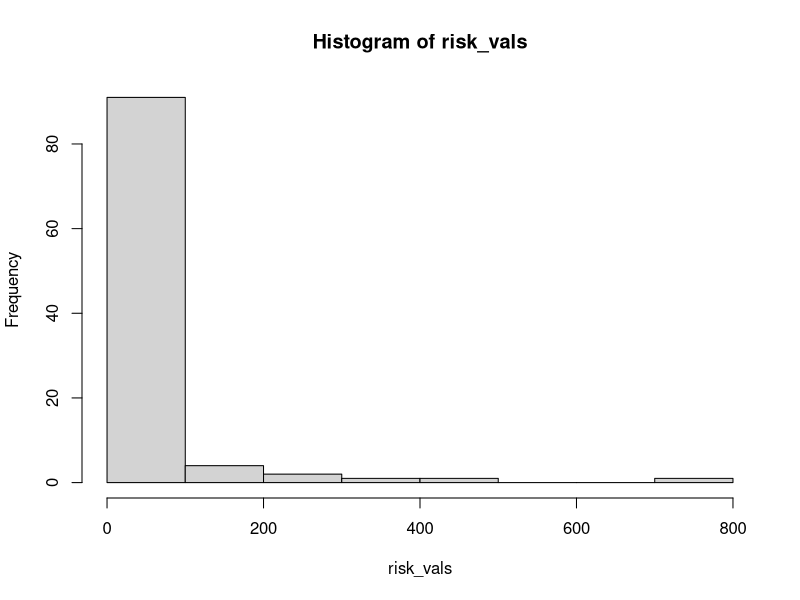
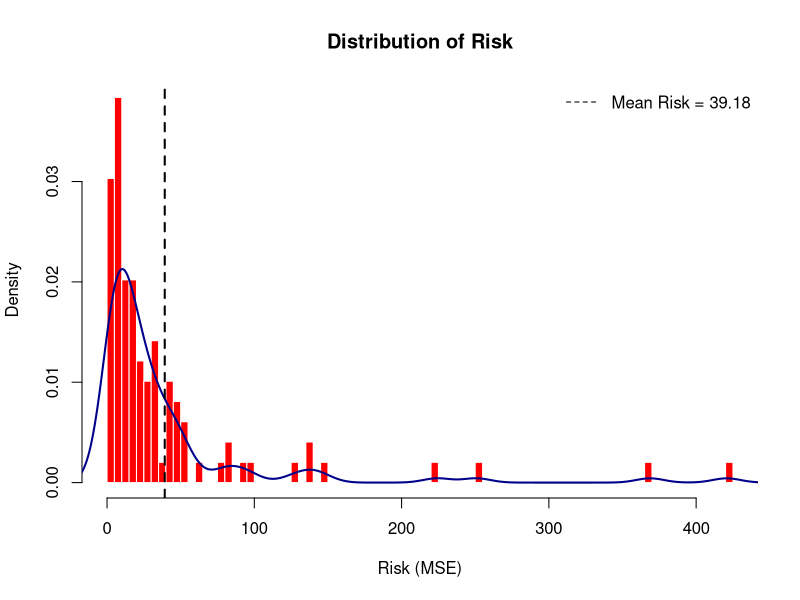
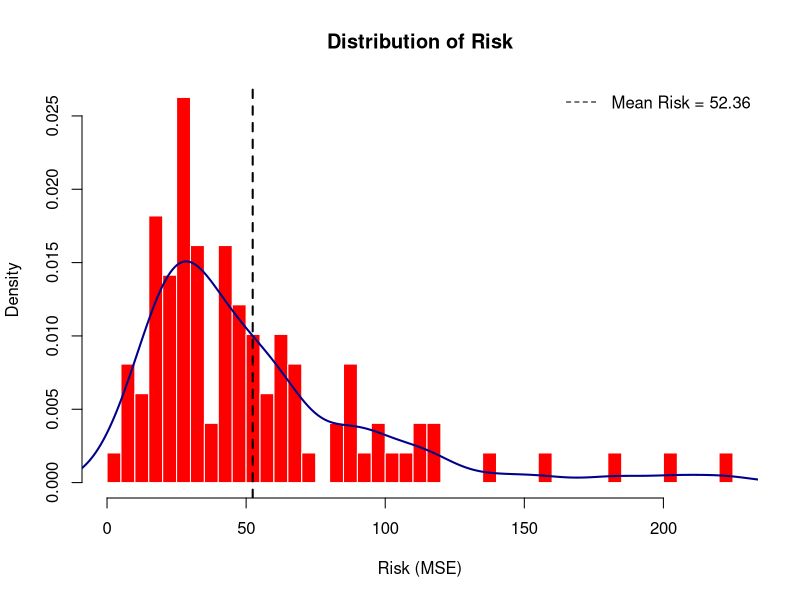
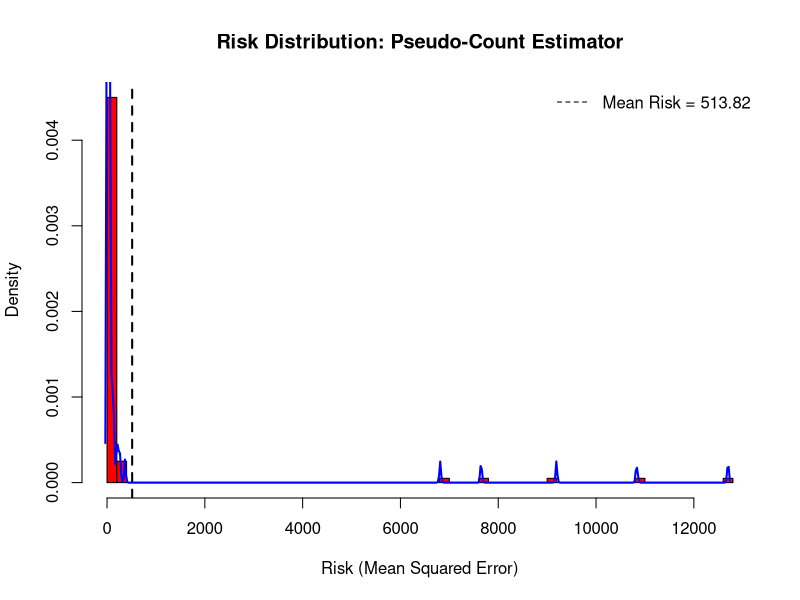
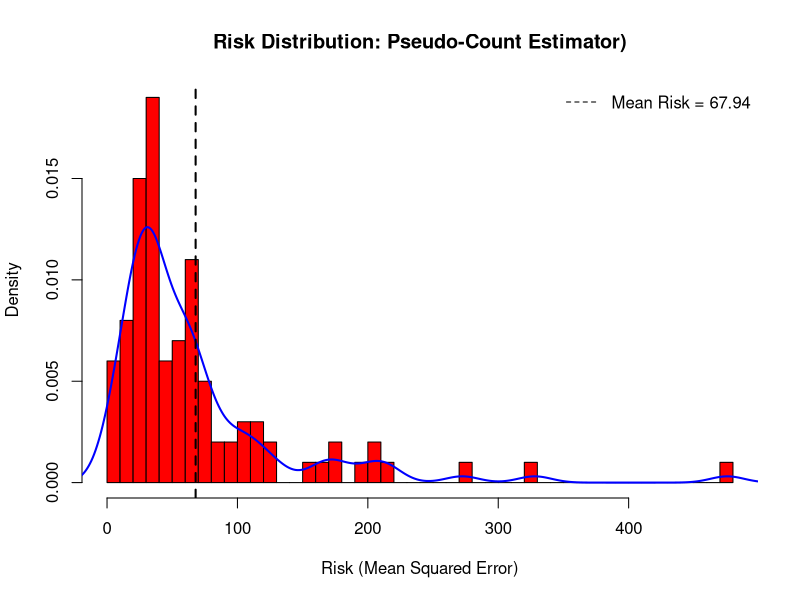
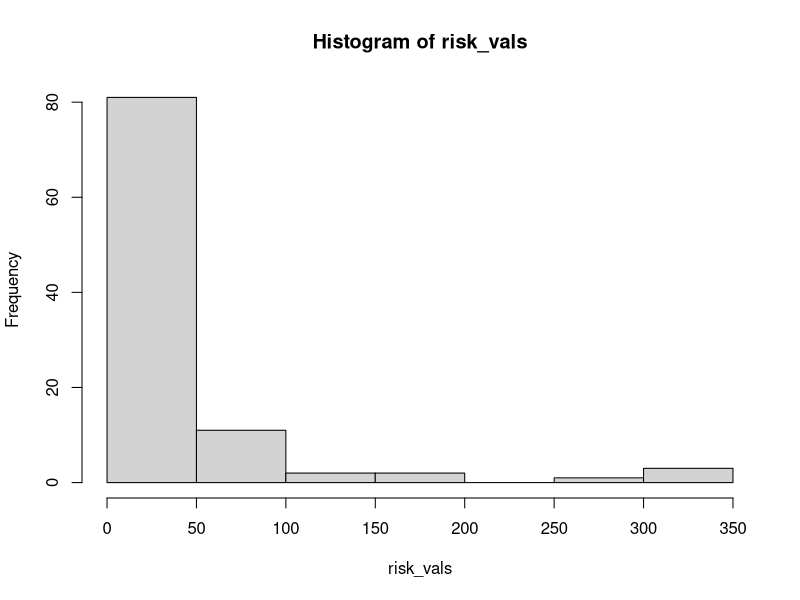
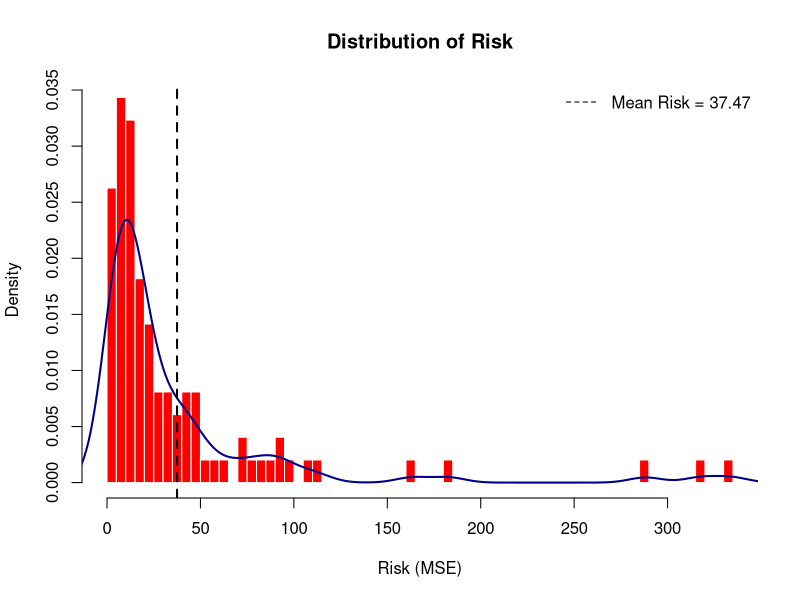
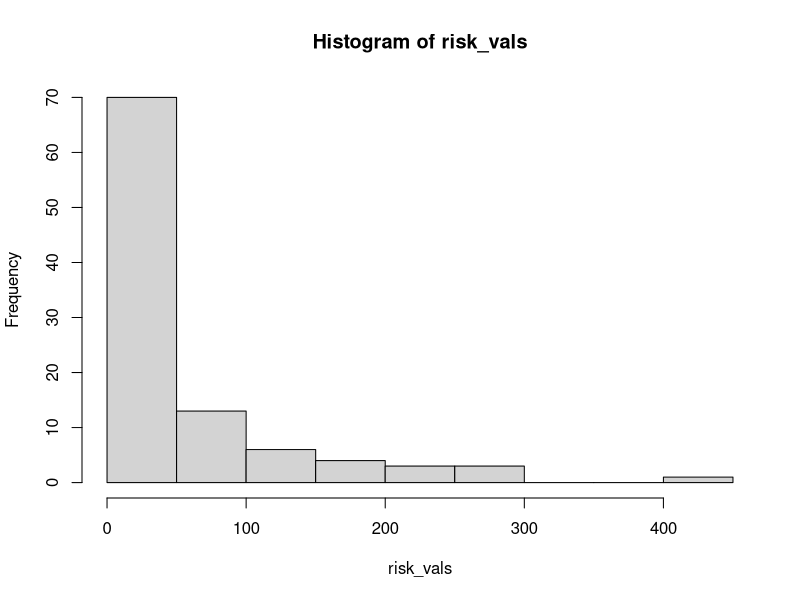

Here is the R script that generated these plots, in order:
## ---- chunk 1

library(MASS)
library(stats4)
library(pracma)  # for trapz()

# Dartboard region classifier
get_dartboard_region_vectorized <- function(x, y) {
  segment_numbers <- c(20, 1, 18, 4, 13, 6, 10, 15, 2, 17,
                       3, 19, 7, 16, 8, 11, 14, 9, 12, 5)
  segment_width <- 360 / 20

  bull_inner <- 6.35
  bull_outer <- 15.9
  triple_inner <- 99
  triple_outer <- 107
  double_inner <- 162
  double_outer <- 170

  r <- sqrt(x^2 + y^2)
  theta <- (90 - atan2(y, x) * 180 / pi) %% 360
  segment_idx <- floor(theta / segment_width) + 1
  segment <- segment_numbers[segment_idx]

  region <- character(length(x))
  region[r <= bull_inner] <- "Bull"
  region[r > bull_inner & r <= bull_outer] <- "Outer Bull"
  region[r > bull_outer & r <= triple_inner] <- paste0("S", segment[r > bull_outer & r <= triple_inner])
  region[r > triple_inner & r <= triple_outer] <- paste0("T", segment[r > triple_inner & r <= triple_outer])
  region[r > triple_outer & r <= double_inner] <- paste0("S", segment[r > triple_outer & r <= double_inner])
  region[r > double_inner & r <= double_outer] <- paste0("D", segment[r > double_inner & r <= double_outer])
  region[r > double_outer] <- "Miss"

  return(region)
}

# Expand region table to include all possible regions
expand_region_table <- function(region_table) {
  all_regions <- c(
    "Bull", "Outer Bull",
    paste0("S", 1:20),
    paste0("T", 1:20),
    paste0("D", 1:20),
    "Miss"
  )
  full_table <- setNames(rep(0, length(all_regions)), all_regions)
  matching_regions <- intersect(names(region_table), names(full_table))
  full_table[matching_regions] <- region_table[matching_regions]
  return(full_table)
}

# Convert region counts into annuli counts
convert_regions_to_annuli <- function(region_counts) {
  annuli_counts <- rep(0, 6)

  for (region in names(region_counts)) {
    count <- region_counts[[region]]

    if (region == "Bull") {
      annuli_counts[1] <- annuli_counts[1] + count
    } else if (region == "Outer Bull") {
      annuli_counts[2] <- annuli_counts[2] + count
    } else if (startsWith(region, "T")) {
      annuli_counts[4] <- annuli_counts[4] + count
    } else if (startsWith(region, "D")) {
      annuli_counts[6] <- annuli_counts[6] + count
    } else if (startsWith(region, "S")) {
      annuli_counts[3] <- annuli_counts[3] + count
    }
  }
  return(annuli_counts)
}

# Inverse-Chi-Squared density
dinvchisq <- function(theta, a, b) {
  if (theta <= 0) return(0)
  (b/2)^(a/2) / gamma(a/2) * theta^(-a/2 - 1) * exp(-b / (2*theta))
}

# Exact annulus probability
dart_annulus_probability <- function(r1, r2, sigma2) {
  pchisq(r2^2 / sigma2, df = 2) - pchisq(r1^2 / sigma2, df = 2)
}

# Log-likelihood for a fixed sigma^2
log_likelihood_bull_given_sigma <- function(sigma2, observed_counts, radii = c(0, 6.35, 15.9, 99, 107, 162, 170)) {
  log_likelihood <- 0

  for (i in seq_along(observed_counts)) {
    n_obs <- observed_counts[i]
    if (n_obs == 0) next

    prob_annulus <- dart_annulus_probability(radii[i], radii[i+1], sigma2)
    prob_annulus <- max(prob_annulus, 1e-12)

    log_likelihood <- log_likelihood + n_obs * log(prob_annulus)
  }

  return(log_likelihood)
}

# Log-likelihood for a given (a,b)
log_likelihood_bull_ab <- function(a, b, observed_counts, radii, n_theta_samples = 5000) {
  if (a <= 0 || b <= 0) return(-Inf)
  theta_samples <- b / rchisq(n_theta_samples, df = a)
  logL_total <- 0

  for (i in seq_along(observed_counts)) {
    n_obs <- observed_counts[i]
    if (n_obs == 0) next

    probs <- dart_annulus_probability(radii[i], radii[i+1], theta_samples)
    avg_prob <- mean(probs)
    avg_prob <- max(avg_prob, 1e-12)

    logL_total <- logL_total + n_obs * log(avg_prob)
  }
  return(logL_total)
}

# Wrapper to perform entire EB estimation
estimate_sigmas <- function(player_count_list) {
  bull_radii <- c(0, 6.35, 15.9, 99, 107, 162, 170)

  # Overall counts
  overall_counts <- Reduce("+", player_count_list)
  overall_annuli <- convert_regions_to_annuli(overall_counts)

  # Step 1: Fit prior (MLE for a,b)
  mle_bull_ab <- function(observed_counts, radii = bull_radii) {
    neg_log_likelihood <- function(a, b) {
      -log_likelihood_bull_ab(a, b, observed_counts, radii)
    }
    mle_result <- mle(neg_log_likelihood, start = list(a = 5, b = 50), method = "L-BFGS-B", lower = c(0.1, 0.1))
    return(mle_result)
  }

  mle_result <- mle_bull_ab(overall_annuli)
  mle_a <- coef(mle_result)["a"]
  mle_b <- coef(mle_result)["b"]

  # Step 2: Continuous optimization of posterior mode per player
  estimate_posterior_sigma2_map <- function(observed_counts_bull, a, b, radii) {
    neg_log_posterior <- function(s2) {
      if (s2 <= 0) return(Inf)
      loglik <- log_likelihood_bull_given_sigma(s2, observed_counts_bull, radii)
      logprior <- log(dinvchisq(s2, a, b) + 1e-12)
      -(loglik + logprior)
    }

    opt_result <- optimize(neg_log_posterior, interval = c(1e-3, 100), tol = 1e-6)
    return(opt_result$minimum)
  }

  sigma2_map_list <- c()

  for (player_counts in player_count_list) {
    observed_counts_bull <- convert_regions_to_annuli(player_counts)
    sigma2_map <- estimate_posterior_sigma2_map(observed_counts_bull, mle_a, mle_b, bull_radii)
    sigma2_map_list <- c(sigma2_map_list, sigma2_map)
  }

  return(sigma2_map_list)
}

# Simulation function to estimate risk
simulate_estimation_risk <- function(n_trials = 100, n_players = 5, throws_per_player = 15, a = 5, b = 50) {
  risk_values <- c()

  for (trial in 1:n_trials) {
    sigma2_true <- b / rchisq(n_players, df = a)
    player_counts <- list()

    for (i in 1:n_players) {
      sigma <- sqrt(sigma2_true[i])
      sigma <- max(sigma, 0.5)
      samples <- mvrnorm(n = throws_per_player, mu = c(0, 0), Sigma = diag(sigma^2, 2))
      regions <- get_dartboard_region_vectorized(samples[,1], samples[,2])
      player_counts[[i]] <- expand_region_table(table(regions))
    }

    sigma2_est <- estimate_sigmas(player_counts)
    cat('Trial ', trial, '| sigma2_est: ', sigma2_est)
    cat("\n")
    cat('Trial ', trial, '| sigma2_true: ', sigma2_true)
    cat("\n")
    risk <- mean((sigma2_est - sigma2_true)^2)
    cat('Trial', trial, '| risk: ',  risk)
    cat("\n")
    risk_values <- c(risk_values, risk)
  }

  return(risk_values)
}



## ---- chunk 2
risk_vals <- simulate_estimation_risk(n_trials = 100)
hist(risk_vals)
mean(risk_vals)

## ---- chunk 3
# Remove extreme outliers
threshold <- quantile(risk_vals, 0.99)  # 99th percentile cutoff
filtered_risk_vals <- risk_vals[risk_vals <= threshold]

# Plot histogram
hist(filtered_risk_vals, 
     breaks = 60,    # Smaller bins
     col = "red",    # Red bars
     border = "white",
     probability = TRUE,
     main = "Distribution of Risk",
     xlab = "Risk (MSE)")

# Add density curve
lines(density(filtered_risk_vals), col = "darkblue", lwd = 2)

# Add mean line
abline(v = mean(filtered_risk_vals), col = "black", lty = 2, lwd = 2)

# Add legend
legend("topright", 
       legend = sprintf("Mean Risk = %.2f", mean(filtered_risk_vals)),
       col = "black", lty = 2, bty = "n")

## ---- chunk 4
library(MASS)
library(stats4)
library(pracma)  # for trapz()

# Dartboard region classifier
get_dartboard_region_vectorized <- function(x, y) {
  segment_numbers <- c(20, 1, 18, 4, 13, 6, 10, 15, 2, 17,
                       3, 19, 7, 16, 8, 11, 14, 9, 12, 5)
  segment_width <- 360 / 20

  bull_inner <- 6.35
  bull_outer <- 15.9
  triple_inner <- 99
  triple_outer <- 107
  double_inner <- 162
  double_outer <- 170

  r <- sqrt(x^2 + y^2)
  theta <- (90 - atan2(y, x) * 180 / pi) %% 360
  segment_idx <- floor(theta / segment_width) + 1
  segment <- segment_numbers[segment_idx]

  region <- character(length(x))
  region[r <= bull_inner] <- "Bull"
  region[r > bull_inner & r <= bull_outer] <- "Outer Bull"
  region[r > bull_outer & r <= triple_inner] <- paste0("S", segment[r > bull_outer & r <= triple_inner])
  region[r > triple_inner & r <= triple_outer] <- paste0("T", segment[r > triple_inner & r <= triple_outer])
  region[r > triple_outer & r <= double_inner] <- paste0("S", segment[r > triple_outer & r <= double_inner])
  region[r > double_inner & r <= double_outer] <- paste0("D", segment[r > double_inner & r <= double_outer])
  region[r > double_outer] <- "Miss"

  return(region)
}

# Expand region table to include all possible regions
expand_region_table <- function(region_table) {
  all_regions <- c(
    "Bull", "Outer Bull",
    paste0("S", 1:20),
    paste0("T", 1:20),
    paste0("D", 1:20),
    "Miss"
  )
  full_table <- setNames(rep(0, length(all_regions)), all_regions)
  matching_regions <- intersect(names(region_table), names(full_table))
  full_table[matching_regions] <- region_table[matching_regions]
  return(full_table)
}

# Convert region counts into annuli counts
convert_regions_to_annuli <- function(region_counts) {
  annuli_counts <- rep(0, 6)

  for (region in names(region_counts)) {
    count <- region_counts[[region]]

    if (region == "Bull") {
      annuli_counts[1] <- annuli_counts[1] + count
    } else if (region == "Outer Bull") {
      annuli_counts[2] <- annuli_counts[2] + count
    } else if (startsWith(region, "T")) {
      annuli_counts[4] <- annuli_counts[4] + count
    } else if (startsWith(region, "D")) {
      annuli_counts[6] <- annuli_counts[6] + count
    } else if (startsWith(region, "S")) {
      annuli_counts[3] <- annuli_counts[3] + count
    }
  }
  return(annuli_counts)
}

# Exact annulus probability
dart_annulus_probability <- function(r1, r2, sigma2) {
  pchisq(r2^2 / sigma2, df = 2) - pchisq(r1^2 / sigma2, df = 2)
}

# Log-likelihood for a fixed sigma^2
log_likelihood_bull_given_sigma <- function(sigma2, observed_counts, radii = c(0, 6.35, 15.9, 99, 107, 162, 170)) {
  log_likelihood <- 0

  for (i in seq_along(observed_counts)) {
    n_obs <- observed_counts[i]
    if (n_obs == 0) next

    prob_annulus <- dart_annulus_probability(radii[i], radii[i+1], sigma2)
    prob_annulus <- max(prob_annulus, 1e-12)

    log_likelihood <- log_likelihood + n_obs * log(prob_annulus)
  }

  return(log_likelihood)
}

# Wrapper to perform EB estimation (now assuming wrong prior model)
estimate_sigmas_lognormal_prior <- function(player_count_list) {
  bull_radii <- c(0, 6.35, 15.9, 99, 107, 162, 170)

  # Assume fixed LogNormal prior: meanlog = 5, sdlog = 0.5
  prior_meanlog <- 1
  prior_sdlog <- 0.25

  sigma2_map_list <- c()

  for (player_counts in player_count_list) {
    observed_counts_bull <- convert_regions_to_annuli(player_counts)

    sigma_vals <- seq(2, 25, length.out = 100)
    sigma2_vals <- sigma_vals^2

    log_likelihood_vals <- sapply(sigma2_vals, function(s2) {
      log_likelihood_bull_given_sigma(s2, observed_counts_bull, bull_radii)
    }, USE.NAMES = FALSE)

    likelihood_vals <- exp(log_likelihood_vals)
    prior_vals <- dlnorm(sigma2_vals, meanlog = prior_meanlog, sdlog = prior_sdlog)

    unnormalized_posterior <- likelihood_vals * prior_vals
    normalized_posterior <- unnormalized_posterior / trapz(sigma2_vals, unnormalized_posterior)

    idx_max <- which.max(normalized_posterior)
    sigma2_map <- sigma2_vals[idx_max]
    sigma2_map_list <- c(sigma2_map_list, sigma2_map)
  }

  return(sigma2_map_list)
}

# Simulation function to estimate risk under model misspecification
simulate_estimation_risk_misspecified <- function(n_trials = 100, n_players = 5, throws_per_player = 15) {
  risk_values <- c()

  for (trial in 1:n_trials) {
    sigma2_true <- rlnorm(n_players, meanlog = 3, sdlog = 0.5)
    player_counts <- list()

    for (i in 1:n_players) {
      sigma <- sqrt(sigma2_true[i])
      samples <- mvrnorm(n = throws_per_player, mu = c(0, 0), Sigma = diag(sigma^2, 2))
      regions <- get_dartboard_region_vectorized(samples[,1], samples[,2])
      player_counts[[i]] <- expand_region_table(table(regions))
    }

    sigma2_est <- estimate_sigmas(player_counts)
    cat('Trial ', trial, '| sigma2_est: ', sigma2_est)
    cat("\n")
    cat('Trial ', trial, '| sigma2_true: ', sigma2_true)
    cat("\n")
    risk <- mean((sigma2_est - sigma2_true)^2)
    cat('Trial', trial, '| risk: ',  risk)
    cat("\n")
    risk_values <- c(risk_values, risk)
    
  }

  return(risk_values)
}


## ---- chunk 5
risk_vals_wrong <- simulate_estimation_risk_misspecified(n_trials = 100)
risk_vals_wrong
## ---- chunk 6
# Remove extreme outliers
threshold <- quantile(risk_vals_wrong, 0.99)  # 99th percentile cutoff
filtered_risk_vals_wrong <- risk_vals_wrong[risk_vals_wrong <= threshold]

# Plot histogram
hist(filtered_risk_vals_wrong, 
     breaks = 60,    # Smaller bins
     col = "red",    # Red bars
     border = "white",
     probability = TRUE,
     main = "Distribution of Risk",
     xlab = "Risk (MSE)")

# Add density curve
lines(density(filtered_risk_vals_wrong), col = "darkblue", lwd = 2)

# Add mean line
abline(v = mean(filtered_risk_vals_wrong), col = "black", lty = 2, lwd = 2)

# Add legend
legend("topright", 
       legend = sprintf("Mean Risk = %.2f", mean(filtered_risk_vals_wrong)),
       col = "black", lty = 2, bty = "n")

## ---- chunk 7
library(MASS)
library(stats4)
library(pracma)

# Dartboard setup
bull_radii <- c(0, 6.35, 15.9, 99, 107, 162, 170)

# Helper to expand region table
to_annuli_counts <- function(region_counts) {
  annuli_counts <- rep(0, 6)
  for (region in names(region_counts)) {
    count <- region_counts[[region]]
    if (region == "Bull") {
      annuli_counts[1] <- annuli_counts[1] + count
    } else if (region == "Outer Bull") {
      annuli_counts[2] <- annuli_counts[2] + count
    } else if (startsWith(region, "T")) {
      annuli_counts[4] <- annuli_counts[4] + count
    } else if (startsWith(region, "D")) {
      annuli_counts[6] <- annuli_counts[6] + count
    } else if (startsWith(region, "S")) {
      annuli_counts[3] <- annuli_counts[3] + count
    }
  }
  return(annuli_counts)
}

# Exact annulus probability
dart_annulus_probability <- function(r1, r2, sigma2) {
  pchisq(r2^2 / sigma2, df = 2) - pchisq(r1^2 / sigma2, df = 2)
}

# Log-likelihood for (alpha) estimation
log_likelihood_alpha <- function(alpha, observed_counts) {
  if (any(alpha <= 0)) return(-Inf)
  total_counts <- sum(observed_counts)
  sum(lgamma(alpha + observed_counts) - lgamma(alpha)) + lgamma(sum(alpha)) - lgamma(sum(alpha) + total_counts)
}

# Log-likelihood for fixed sigma2
log_likelihood_given_sigma <- function(sigma2, observed_counts, radii = bull_radii) {
  log_likelihood <- 0
  for (i in seq_along(observed_counts)) {
    n_obs <- observed_counts[i]
    if (n_obs == 0) next
    prob_annulus <- dart_annulus_probability(radii[i], radii[i+1], sigma2)
    prob_annulus <- max(prob_annulus, 1e-12)
    log_likelihood <- log_likelihood + n_obs * log(prob_annulus)
  }
  return(log_likelihood)
}

# Estimate alpha via marginal MLE
estimate_alpha <- function(all_annuli_counts) {
  mle_result <- mle(function(alpha) -log_likelihood_alpha(rep(alpha, 6), all_annuli_counts), 
                    start = list(alpha = 1), method = "L-BFGS-B", lower = 0.01)
  coef(mle_result)["alpha"]
}

# Main function to fit pseudo-count based estimator
estimate_sigma_pseudo <- function(player_annuli_list) {
  # Step 1: Pool all players' data to fit alpha
  all_counts <- Reduce("+", player_annuli_list)
  hat_alpha <- estimate_alpha(all_counts)

  sigma2_map_list <- c()

  for (counts in player_annuli_list) {
    pseudo_counts <- counts + hat_alpha

    sigma_vals <- seq(2, 25, length.out = 100)
    sigma2_vals <- sigma_vals^2

    log_likelihood_vals <- sapply(sigma2_vals, function(s2) {
      log_likelihood_given_sigma(s2, pseudo_counts)
    }, USE.NAMES = FALSE)

    likelihood_vals <- exp(log_likelihood_vals)
    idx_max <- which.max(likelihood_vals)
    sigma2_map <- sigma2_vals[idx_max]

    sigma2_map_list <- c(sigma2_map_list, sigma2_map)
  }

  return(sigma2_map_list)
}

# Example Simulation Data
n_players <- 5
throws_per_player <- 15

# True sigma2 from LogNormal prior
sigma2_true <- rlnorm(n_players, meanlog = 3, sdlog = 0.5)
sigma_true <- sqrt(sigma2_true)

# Simulate dart throws
get_dartboard_region_vectorized <- function(x, y) {
  segment_numbers <- c(20, 1, 18, 4, 13, 6, 10, 15, 2, 17,
                       3, 19, 7, 16, 8, 11, 14, 9, 12, 5)
  segment_width <- 360 / 20
  bull_inner <- 6.35
  bull_outer <- 15.9
  triple_inner <- 99
  triple_outer <- 107
  double_inner <- 162
  double_outer <- 170

  r <- sqrt(x^2 + y^2)
  theta <- (90 - atan2(y, x) * 180 / pi) %% 360
  segment_idx <- floor(theta / segment_width) + 1
  segment <- segment_numbers[segment_idx]

  region <- character(length(x))
  region[r <= bull_inner] <- "Bull"
  region[r > bull_inner & r <= bull_outer] <- "Outer Bull"
  region[r > bull_outer & r <= triple_inner] <- paste0("S", segment[r > bull_outer & r <= triple_inner])
  region[r > triple_inner & r <= triple_outer] <- paste0("T", segment[r > triple_inner & r <= triple_outer])
  region[r > triple_outer & r <= double_inner] <- paste0("S", segment[r > triple_outer & r <= double_inner])
  region[r > double_inner & r <= double_outer] <- paste0("D", segment[r > double_inner & r <= double_outer])
  region[r > double_outer] <- "Miss"

  return(region)
}

# Generate sample data
player_counts <- list()
for (i in 1:n_players) {
  samples <- MASS::mvrnorm(throws_per_player, mu = c(0, 0), Sigma = diag(sigma_true[i]^2, 2))
  regions <- get_dartboard_region_vectorized(samples[,1], samples[,2])
  player_counts[[i]] <- table(regions)
}

# Convert to annuli counts
player_annuli_list <- lapply(player_counts, to_annuli_counts)

# Estimate using pseudo-counts
sigma2_est_pseudo <- estimate_sigma_pseudo(player_annuli_list)

# Output true vs estimated
cat("True sigma2 values:\n")
print(sigma2_true)

cat("Estimated sigma2 values (pseudo-count based):\n")
print(sigma2_est_pseudo)

## ---- chunk 8

simulate_risk_pseudocount_invchisq <- function(n_trials = 100, n_players = 5, throws_per_player = 15) {
  bull_radii <- c(0, 6.35, 15.9, 99, 107, 162, 170)

  all_risks <- c()

  for (trial in 1:n_trials) {
    # Step 1: Simulate true sigma^2 from Inverse-Chi-Squared(5, 934)
    a <- 5
    b <- 50
    sigma2_true <- b / rchisq(n_players, df = a)
    sigma_true <- sqrt(sigma2_true)

    # Step 2: Simulate dart throws
    player_counts <- list()
    for (i in 1:n_players) {
      samples <- MASS::mvrnorm(throws_per_player, mu = c(0, 0), Sigma = diag(sigma_true[i]^2, 2))
      regions <- get_dartboard_region_vectorized(samples[,1], samples[,2])
      player_counts[[i]] <- table(regions)
    }

    # Step 3: Convert to annuli counts
    player_annuli_list <- lapply(player_counts, to_annuli_counts)

    # Step 4: Estimate using pseudo-count method
    sigma2_est <- estimate_sigma_pseudo(player_annuli_list)

    # Step 5: Compute risk (mean squared error)
    risk <- mean((sigma2_est - sigma2_true)^2)
    all_risks <- c(all_risks, risk)
  }

  return(all_risks)
}

## ---- chunk 9
# --- Run the simulation ---
risk_vals_pseudocount <- simulate_risk_pseudocount_invchisq(n_trials = 100)

# Plot
hist(risk_vals_pseudocount, col = "red", breaks = 60,
     main = "Risk Distribution: Pseudo-Count Estimator",
     xlab = "Risk (Mean Squared Error)", probability = TRUE)
lines(density(risk_vals_pseudocount), col = "blue", lwd = 2)
abline(v = mean(risk_vals_pseudocount), col = "black", lty = 2, lwd = 2)
legend("topright", legend = sprintf("Mean Risk = %.2f", mean(risk_vals_pseudocount)),
       col = "black", lty = 2, bty = "n")

## ---- chunk 10
simulate_risk_pseudocount_lognormal <- function(n_trials = 100, n_players = 5, throws_per_player = 15) {
  bull_radii <- c(0, 6.35, 15.9, 99, 107, 162, 170)

  all_risks <- c()

  for (trial in 1:n_trials) {
    # Step 1: Simulate true sigma^2 from LogNormal(meanlog = 5, sdlog = 0.5)
    meanlog <- 3
    sdlog <- 0.5
    sigma2_true <- rlnorm(n_players, meanlog = meanlog, sdlog = sdlog)
    sigma_true <- sqrt(sigma2_true)

    # Step 2: Simulate dart throws
    player_counts <- list()
    for (i in 1:n_players) {
      samples <- MASS::mvrnorm(throws_per_player, mu = c(0, 0), Sigma = diag(sigma_true[i]^2, 2))
      regions <- get_dartboard_region_vectorized(samples[,1], samples[,2])
      player_counts[[i]] <- table(regions)
    }

    # Step 3: Convert to annuli counts
    player_annuli_list <- lapply(player_counts, to_annuli_counts)

    # Step 4: Estimate using pseudo-count method
    sigma2_est <- estimate_sigma_pseudo(player_annuli_list)

    # Step 5: Compute risk (mean squared error)
    risk <- mean((sigma2_est - sigma2_true)^2)
    all_risks <- c(all_risks, risk)
  }

  return(all_risks)
}

## ---- chunk 11
set.seed(42)
risk_vals_pseudocount_lognormal <- simulate_risk_pseudocount_lognormal(n_trials = 100)

# Plot
hist(risk_vals_pseudocount_lognormal, col = "red", breaks = 60,
     main = "Risk Distribution: Pseudo-Count Estimator)",
     xlab = "Risk (Mean Squared Error)", probability = TRUE)
lines(density(risk_vals_pseudocount_lognormal), col = "blue", lwd = 2)
abline(v = mean(risk_vals_pseudocount_lognormal), col = "black", lty = 2, lwd = 2)
legend("topright", legend = sprintf("Mean Risk = %.2f", mean(risk_vals_pseudocount_lognormal)),
       col = "black", lty = 2, bty = "n")
## ---- chunk 12
library(MASS)
library(stats4)
library(pracma)  # for trapz()

# Dartboard region classifier
get_dartboard_region_vectorized <- function(x, y) {
  segment_numbers <- c(20, 1, 18, 4, 13, 6, 10, 15, 2, 17,
                       3, 19, 7, 16, 8, 11, 14, 9, 12, 5)
  segment_width <- 360 / 20

  bull_inner <- 6.35
  bull_outer <- 15.9
  triple_inner <- 99
  triple_outer <- 107
  double_inner <- 162
  double_outer <- 170

  r <- sqrt(x^2 + y^2)
  theta <- (90 - atan2(y, x) * 180 / pi) %% 360
  segment_idx <- floor(theta / segment_width) + 1
  segment <- segment_numbers[segment_idx]

  region <- character(length(x))
  region[r <= bull_inner] <- "Bull"
  region[r > bull_inner & r <= bull_outer] <- "Outer Bull"
  region[r > bull_outer & r <= triple_inner] <- paste0("S", segment[r > bull_outer & r <= triple_inner])
  region[r > triple_inner & r <= triple_outer] <- paste0("T", segment[r > triple_inner & r <= triple_outer])
  region[r > triple_outer & r <= double_inner] <- paste0("S", segment[r > triple_outer & r <= double_inner])
  region[r > double_inner & r <= double_outer] <- paste0("D", segment[r > double_inner & r <= double_outer])
  region[r > double_outer] <- "Miss"

  return(region)
}

# Expand region table to include all possible regions
expand_region_table <- function(region_table) {
  all_regions <- c(
    "Bull", "Outer Bull",
    paste0("S", 1:20),
    paste0("T", 1:20),
    paste0("D", 1:20),
    "Miss"
  )
  full_table <- setNames(rep(0, length(all_regions)), all_regions)
  matching_regions <- intersect(names(region_table), names(full_table))
  full_table[matching_regions] <- region_table[matching_regions]
  return(full_table)
}

# Convert region counts into annuli counts
convert_regions_to_annuli <- function(region_counts) {
  annuli_counts <- rep(0, 6)

  for (region in names(region_counts)) {
    count <- region_counts[[region]]

    if (region == "Bull") {
      annuli_counts[1] <- annuli_counts[1] + count
    } else if (region == "Outer Bull") {
      annuli_counts[2] <- annuli_counts[2] + count
    } else if (startsWith(region, "T")) {
      annuli_counts[4] <- annuli_counts[4] + count
    } else if (startsWith(region, "D")) {
      annuli_counts[6] <- annuli_counts[6] + count
    } else if (startsWith(region, "S")) {
      annuli_counts[3] <- annuli_counts[3] + count
    }
  }
  return(annuli_counts)
}

# Inverse-Chi-Squared density
dinvchisq <- function(theta, a, b) {
  if (theta <= 0) return(0)
  (b/2)^(a/2) / gamma(a/2) * theta^(-a/2 - 1) * exp(-b / (2*theta))
}

# Exact annulus probability
dart_annulus_probability <- function(r1, r2, sigma2) {
  pchisq(r2^2 / sigma2, df = 2) - pchisq(r1^2 / sigma2, df = 2)
}

# Log-likelihood for a fixed sigma^2
log_likelihood_bull_given_sigma <- function(sigma2, observed_counts, radii = c(0, 6.35, 15.9, 99, 107, 162, 170)) {
  log_likelihood <- 0

  for (i in seq_along(observed_counts)) {
    n_obs <- observed_counts[i]
    if (n_obs == 0) next

    prob_annulus <- dart_annulus_probability(radii[i], radii[i+1], sigma2)
    prob_annulus <- max(prob_annulus, 1e-12)

    log_likelihood <- log_likelihood + n_obs * log(prob_annulus)
  }

  return(log_likelihood)
}

# Log-likelihood for a given (a,b)
log_likelihood_bull_ab <- function(a, b, observed_counts, radii, n_theta_samples = 5000) {
  if (a <= 0 || b <= 0) return(-Inf)
  theta_samples <- b / rchisq(n_theta_samples, df = a)
  logL_total <- 0

  for (i in seq_along(observed_counts)) {
    n_obs <- observed_counts[i]
    if (n_obs == 0) next

    probs <- dart_annulus_probability(radii[i], radii[i+1], theta_samples)
    avg_prob <- mean(probs)
    avg_prob <- max(avg_prob, 1e-12)

    logL_total <- logL_total + n_obs * log(avg_prob)
  }
  return(logL_total)
}

# Wrapper to perform entire EB estimation
estimate_sigmas <- function(player_count_list) {
  bull_radii <- c(0, 6.35, 15.9, 99, 107, 162, 170)

  # Overall counts
  overall_counts <- Reduce("+", player_count_list)
  overall_annuli <- convert_regions_to_annuli(overall_counts)


  mle_a <- 5
  mle_b <- 50

  # Step 2: Continuous optimization of posterior mode per player
  estimate_posterior_sigma2_map <- function(observed_counts_bull, a, b, radii) {
    neg_log_posterior <- function(s2) {
      if (s2 <= 0) return(Inf)
      loglik <- log_likelihood_bull_given_sigma(s2, observed_counts_bull, radii)
      logprior <- log(dinvchisq(s2, a, b) + 1e-12)
      -(loglik + logprior)
    }

    opt_result <- optimize(neg_log_posterior, interval = c(1e-3, 100), tol = 1e-6)
    return(opt_result$minimum)
  }

  sigma2_map_list <- c()

  for (player_counts in player_count_list) {
    observed_counts_bull <- convert_regions_to_annuli(player_counts)
    sigma2_map <- estimate_posterior_sigma2_map(observed_counts_bull, mle_a, mle_b, bull_radii)
    sigma2_map_list <- c(sigma2_map_list, sigma2_map)
  }

  return(sigma2_map_list)
}

# Simulation function to estimate risk
simulate_estimation_risk <- function(n_trials = 100, n_players = 5, throws_per_player = 15, a = 5, b = 50) {
  risk_values <- c()

  for (trial in 1:n_trials) {
    sigma2_true <- b / rchisq(n_players, df = a)
    player_counts <- list()

    for (i in 1:n_players) {
      sigma <- sqrt(sigma2_true[i])
      sigma <- max(sigma, 0.5)
      samples <- mvrnorm(n = throws_per_player, mu = c(0, 0), Sigma = diag(sigma^2, 2))
      regions <- get_dartboard_region_vectorized(samples[,1], samples[,2])
      player_counts[[i]] <- expand_region_table(table(regions))
    }

    sigma2_est <- estimate_sigmas(player_counts)
    cat('Trial ', trial, '| sigma2_est: ', sigma2_est)
    cat("\n")
    cat('Trial ', trial, '| sigma2_true: ', sigma2_true)
    cat("\n")
    risk <- mean((sigma2_est - sigma2_true)^2)
    cat('Trial', trial, '| risk: ',  risk)
    cat("\n")
    risk_values <- c(risk_values, risk)
  }

  return(risk_values)
}





## ---- chunk 13
risk_vals <- simulate_estimation_risk(n_trials = 100)
hist(risk_vals)
mean(risk_vals)
## ---- chunk 14
# Remove extreme outliers
threshold <- quantile(risk_vals, 0.99)  # 99th percentile cutoff
filtered_risk_vals <- risk_vals[risk_vals <= threshold]

# Plot histogram
hist(filtered_risk_vals, 
     breaks = 60,    # Smaller bins
     col = "red",    # Red bars
     border = "white",
     probability = TRUE,
     main = "Distribution of Risk",
     xlab = "Risk (MSE)")

# Add density curve
lines(density(filtered_risk_vals), col = "darkblue", lwd = 2)

# Add mean line
abline(v = mean(filtered_risk_vals), col = "black", lty = 2, lwd = 2)

# Add legend
legend("topright", 
       legend = sprintf("Mean Risk = %.2f", mean(filtered_risk_vals)),
       col = "black", lty = 2, bty = "n")
## ---- chunk 15
library(MASS)
library(pracma)

# Dartboard region classifier
get_dartboard_region_vectorized <- function(x, y) {
  segment_numbers <- c(20, 1, 18, 4, 13, 6, 10, 15, 2, 17,
                       3, 19, 7, 16, 8, 11, 14, 9, 12, 5)
  segment_width <- 360 / 20
  bull_inner <- 6.35; bull_outer <- 15.9
  triple_inner <- 99; triple_outer <- 107
  double_inner <- 162; double_outer <- 170

  r <- sqrt(x^2 + y^2)
  theta <- (90 - atan2(y, x) * 180 / pi) %% 360
  segment_idx <- floor(theta / segment_width) + 1
  segment <- segment_numbers[segment_idx]

  region <- character(length(x))
  region[r <= bull_inner] <- "Bull"
  region[r > bull_inner & r <= bull_outer] <- "Outer Bull"
  region[r > bull_outer & r <= triple_inner] <- paste0("S", segment[r > bull_outer & r <= triple_inner])
  region[r > triple_inner & r <= triple_outer] <- paste0("T", segment[r > triple_inner & r <= triple_outer])
  region[r > triple_outer & r <= double_inner] <- paste0("S", segment[r > triple_outer & r <= double_inner])
  region[r > double_inner & r <= double_outer] <- paste0("D", segment[r > double_inner & r <= double_outer])
  region[r > double_outer] <- "Miss"
  return(region)
}

# Expand region table to include all regions
expand_region_table <- function(region_table) {
  all_regions <- c("Bull", "Outer Bull", paste0("S", 1:20),
                   paste0("T", 1:20), paste0("D", 1:20), "Miss")
  full_table <- setNames(rep(0, length(all_regions)), all_regions)
  matching <- intersect(names(region_table), names(full_table))
  full_table[matching] <- region_table[matching]
  return(full_table)
}

convert_regions_to_annuli <- function(region_counts) {
  annuli_counts <- rep(0, 6)
  for (region in names(region_counts)) {
    count <- region_counts[[region]]
    if (region == "Bull") annuli_counts[1] <- annuli_counts[1] + count
    else if (region == "Outer Bull") annuli_counts[2] <- annuli_counts[2] + count
    else if (startsWith(region, "T")) annuli_counts[4] <- annuli_counts[4] + count
    else if (startsWith(region, "D")) annuli_counts[6] <- annuli_counts[6] + count
    else if (startsWith(region, "S")) annuli_counts[3] <- annuli_counts[3] + count
  }
  return(annuli_counts)
}

dart_annulus_probability <- function(r1, r2, sigma2) {
  pchisq(r2^2 / sigma2, df = 2) - pchisq(r1^2 / sigma2, df = 2)
}

log_likelihood_bull_given_sigma <- function(sigma2, counts, radii = c(0, 6.35, 15.9, 99, 107, 162, 170)) {
  logL <- 0
  for (i in seq_along(counts)) {
    n <- counts[i]
    if (n == 0) next
    p <- dart_annulus_probability(radii[i], radii[i+1], sigma2)
    p <- max(p, 1e-12)
    logL <- logL + n * log(p)
  }
  return(logL)
}

# Oracle EB with LogNormal(3, 0.5) prior
estimate_sigmas_oracle_lognormal <- function(player_count_list) {
  prior_meanlog <- 3
  prior_sdlog <- 0.5
  bull_radii <- c(0, 6.35, 15.9, 99, 107, 162, 170)
  sigma_vals <- seq(1, 50, length.out = 200)
  sigma2_vals <- sigma_vals^2
  sigma2_map_list <- c()

  for (player_counts in player_count_list) {
    counts <- convert_regions_to_annuli(player_counts)
    logL_vals <- sapply(sigma2_vals, log_likelihood_bull_given_sigma, counts, bull_radii)
    L_vals <- exp(logL_vals)
    prior_vals <- dlnorm(sigma2_vals, meanlog = prior_meanlog, sdlog = prior_sdlog)
    posterior <- L_vals * prior_vals
    posterior <- posterior / trapz(sigma2_vals, posterior)
    sigma2_map <- sigma2_vals[which.max(posterior)]
    sigma2_map_list <- c(sigma2_map_list, sigma2_map)
  }

  return(sigma2_map_list)
}

# Oracle simulation function
simulate_oracle_risk_lognormal <- function(n_trials = 100, n_players = 5, throws_per_player = 15) {
  risk_values <- c()
  for (trial in 1:n_trials) {
    sigma2_true <- rlnorm(n_players, meanlog = 3, sdlog = 0.5)
    player_counts <- list()
    for (i in 1:n_players) {
      sigma <- sqrt(sigma2_true[i])
      samples <- mvrnorm(n = throws_per_player, mu = c(0, 0), Sigma = diag(sigma^2, 2))
      regions <- get_dartboard_region_vectorized(samples[,1], samples[,2])
      player_counts[[i]] <- expand_region_table(table(regions))
    }
    sigma2_est <- estimate_sigmas_oracle_lognormal(player_counts)
    cat(sprintf("Trial %d | risk: %.4f\n", trial, mean((sigma2_est - sigma2_true)^2)))
    risk_values <- c(risk_values, mean((sigma2_est - sigma2_true)^2))
  }
  return(risk_values)
}

## ---- chunk 16
risk_vals <- simulate_oracle_risk_lognormal(n_trials = 100)
hist(risk_vals)
mean(risk_vals)
## ---- chunk 17
# Remove extreme outliers
threshold <- quantile(risk_vals, 0.99)  # 99th percentile cutoff
filtered_risk_vals <- risk_vals[risk_vals <= threshold]

# Plot histogram
hist(filtered_risk_vals, 
     breaks = 60,    # Smaller bins
     col = "red",    # Red bars
     border = "white",
     probability = TRUE,
     main = "Distribution of Risk",
     xlab = "Risk (MSE)")

# Add density curve
lines(density(filtered_risk_vals), col = "darkblue", lwd = 2)

# Add mean line
abline(v = mean(filtered_risk_vals), col = "black", lty = 2, lwd = 2)

# Add legend
legend("topright", 
       legend = sprintf("Mean Risk = %.2f", mean(filtered_risk_vals)),
       col = "black", lty = 2, bty = "n")
